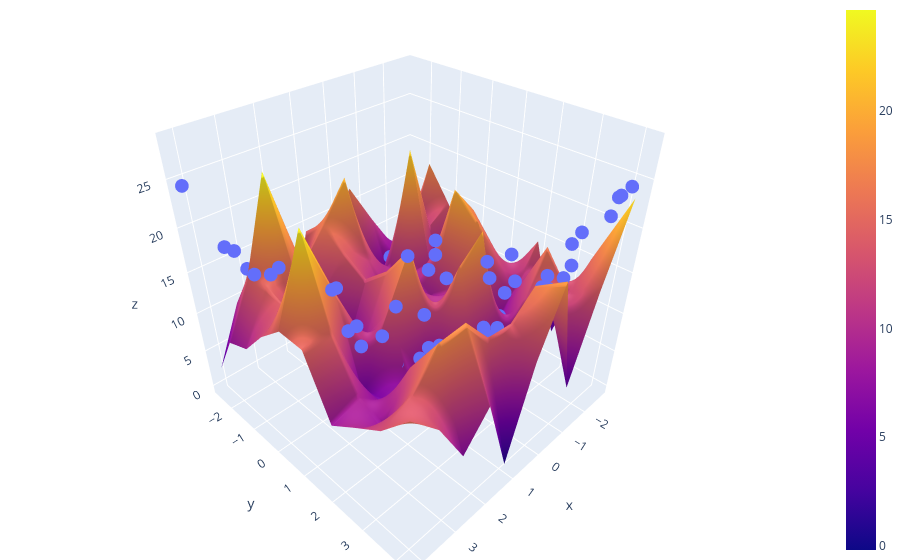

Notebook code for this chart:
### Code cell
fig = px.scatter_3d(x=xx.ravel(), y=yy.ravel(), z=zz.ravel())
fig.update_layout(margin=dict(l=0, r=0, b=0, t=0))
fig.add_trace(go.Surface(x=x_input,y=y_input,z=z_final))
fig.show()
